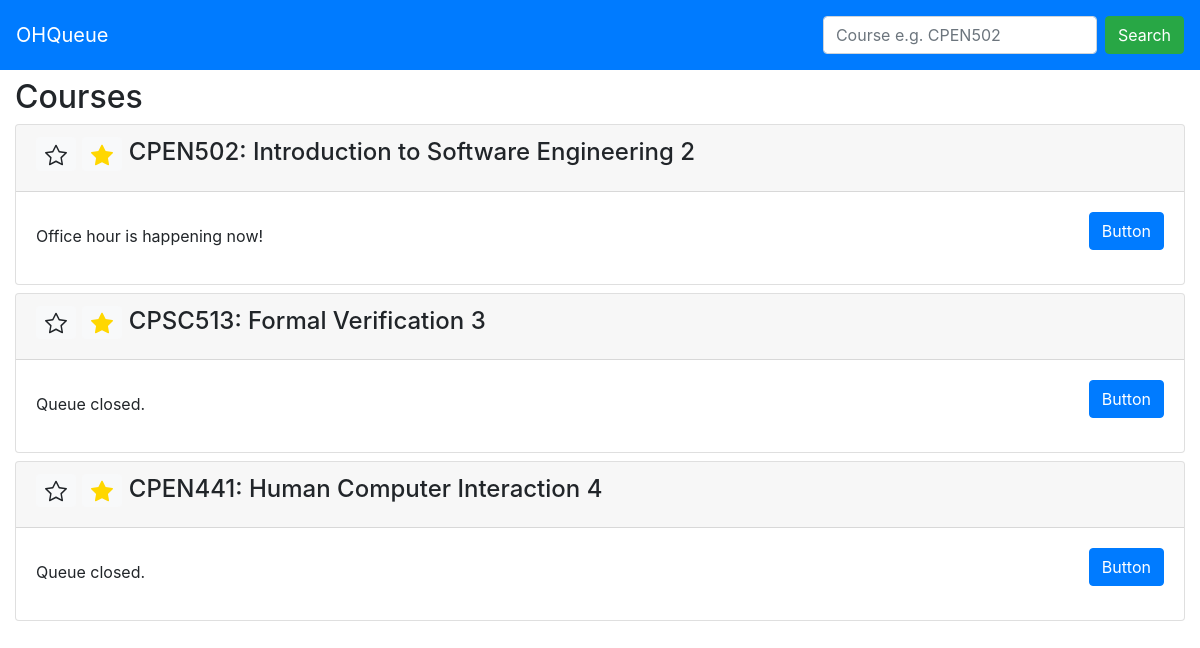
Before: / with the older database file.
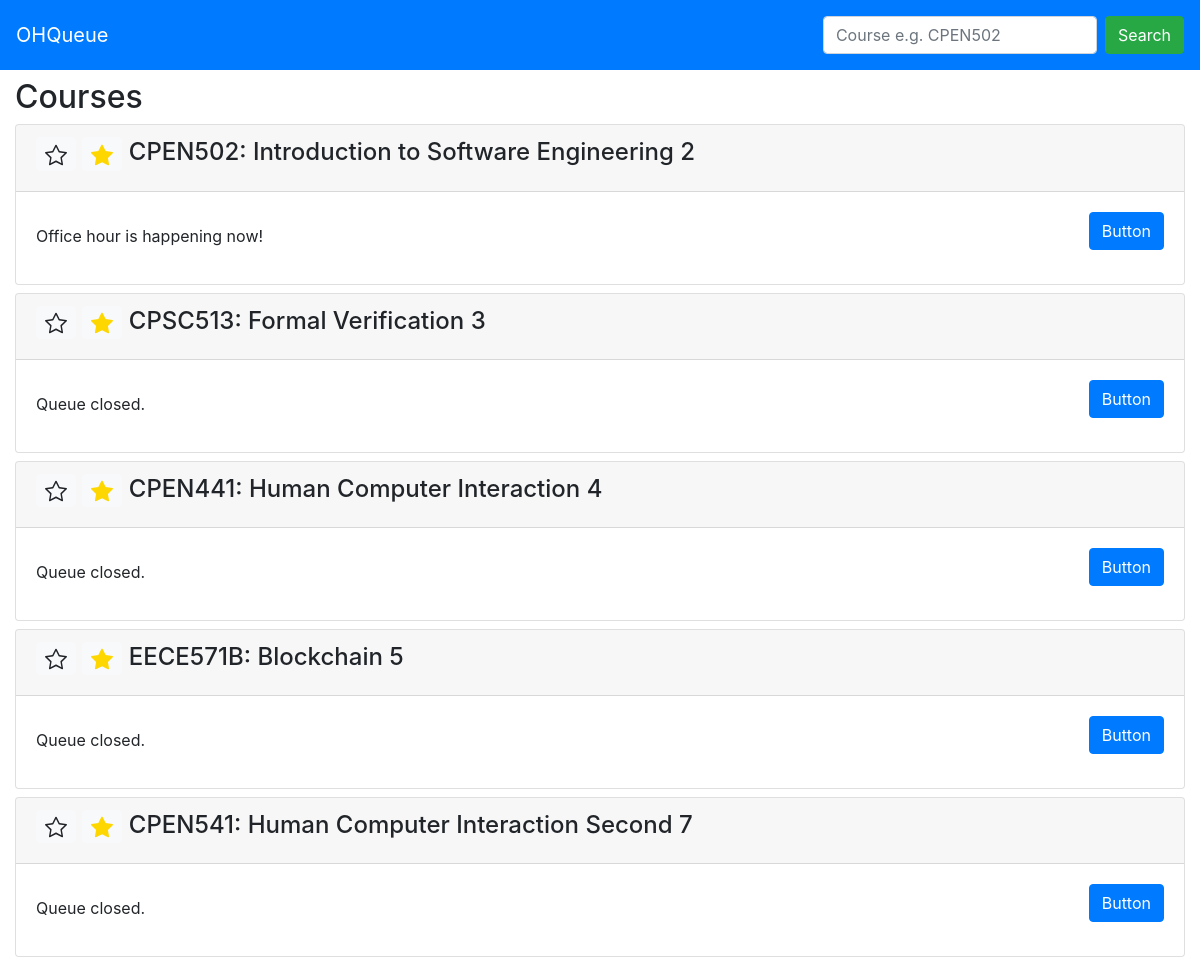
After: the same page with the newer database file.
### ohq/models.py (models this page shows, shortened)
class Course(models.Model):
    code = models.CharField(max_length=10)
    subject = models.CharField(null=False,
        max_length=5,
        choices=SUBJECT_CODE,
        default=CPEN)
    number = models.IntegerField(default=0)
    session = models.CharField(max_length=5, default="")
    semester = models.CharField(null=False,
        max_length=2,
        choices=SEMESTER,
        default=W1)
    course_name = models.CharField(max_length=100, default="")
    instructor = models.ManyToManyField(Instructor)
    teaching_assistant = models.ManyToManyField(TA, blank=True)
    student = models.ManyToManyField(Student, blank=True)
    status = models.BooleanField(default=False)

### ohq/views.py (the view)
class CourseListView(generic.ListView):
    model = Course
    template_name = "course_list.html"
    context_object_name = "course_list"

### ohq/templates/ohq/course_list.html (shortened to what this page needs)
<!DOCTYPE html>
<html lang="en">
<head>
    {% load static %}
    <link rel="stylesheet" href="https://maxcdn.bootstrapcdn.com/bootstrap/4.5.2/css/bootstrap.min.css">
</head>
<body>
    <nav class="navbar navbar-dark bg-primary">
        <a class="navbar-brand" href="/">OHQueue</a>
        <form class="form-inline" action="{% url 'ohq:search' %}" method="post">
            <input class="form-control mr-sm-2" type="search" placeholder="Course e.g. CPEN502">
            <button class="btn btn-success my-2 my-sm-2" type="submit">Search</button>
        </form>
    </nav>
    <div class="container-fluid mt-2">
        <h2>Courses</h2>
        <div class="card-columns-vertical">
            {% for course in course_list %}
                <div class="card mt-2">
                    <div class="card-header">
                        <h4>
                            <button type="button" class="btn btn-sm btn-light">
                            </button>
                            <button type="button" class="btn btn-sm btn-light">
                            </button>
                            {{ course.code }}: {{ course.course_name }} {{ course.id }}
                        </h4>
                    </div>
                    <div class="card-body">
                        <h5 class="card-title">
                            <button type="button" class="btn btn-primary float-right">
                                Button
                            </button>
                        </h5>
                        <p>
                            {% if course.status %}
                                Office hour is happening now!
                            {% else %}
                                Queue closed.
                            {% endif %}
                        </p>
                    </div>
                </div>
            {% endfor %}
        </div>
    </div>
</body>

Changed rows visible on the page:
added Course: code "EECE571B", course_name "Blockchain", id "5", status "Queue closed."
added Course: code "CPEN541", course_name "Human Computer Interaction Second", id "7", status "Queue closed."
